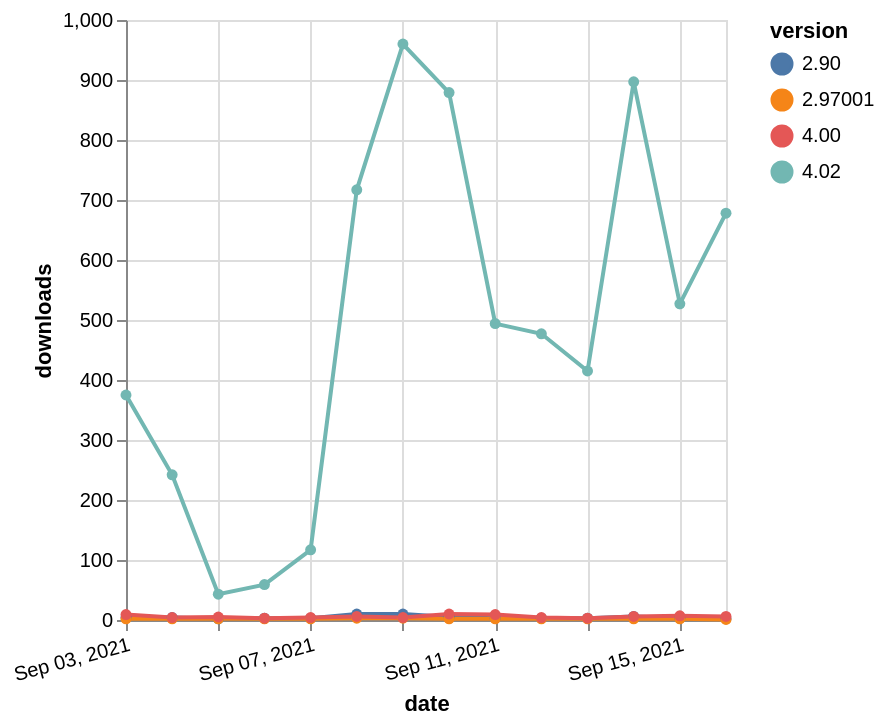

This figure's Vega-Lite source:
### Vega-Lite specification from a JSON file in a GitHub repository (floating-point values rounded to 4 significant figures)
{"$schema": "https://vega.github.io/schema/vega-lite/v5.json", "description": "A simple bar chart with embedded data.", "data": {"values": [{"date": "2021-09-03", "total": 27163, "delta": 4, "version": "2.90"}, {"date": "2021-09-04", "total": 27167, "delta": 4, "version": "2.90"}, {"date": "2021-09-05", "total": 27169, "delta": 2, "version": "2.90"}, {"date": "2021-09-06", "total": 27172, "delta": 3, "version": "2.90"}, {"date": "2021-09-07", "total": 27175, "delta": 3, "version": "2.90"}, {"date": "2021-09-08", "total": 27185, "delta": 10, "version": "2.90"}, {"date": "2021-09-09", "total": 27195, "delta": 10, "version": "2.90"}, {"date": "2021-09-10", "total": 27200, "delta": 5, "version": "2.90"}, {"date": "2021-09-11", "total": 27203, "delta": 3, "version": "2.90"}, {"date": "2021-09-12", "total": 27206, "delta": 3, "version": "2.90"}, {"date": "2021-09-13", "total": 27209, "delta": 3, "version": "2.90"}, {"date": "2021-09-14", "total": 27215, "delta": 6, "version": "2.90"}, {"date": "2021-09-15", "total": 27218, "delta": 3, "version": "2.90"}, {"date": "2021-09-16", "total": 27220, "delta": 2, "version": "2.90"}, {"date": "2021-09-03", "total": 3913, "delta": 2, "version": "2.97001"}, {"date": "2021-09-04", "total": 3915, "delta": 2, "version": "2.97001"}, {"date": "2021-09-05", "total": 3917, "delta": 2, "version": "2.97001"}, {"date": "2021-09-06", "total": 3919, "delta": 2, "version": "2.97001"}, {"date": "2021-09-07", "total": 3921, "delta": 2, "version": "2.97001"}, {"date": "2021-09-08", "total": 3924, "delta": 3, "version": "2.97001"}, {"date": "2021-09-09", "total": 3927, "delta": 3, "version": "2.97001"}, {"date": "2021-09-10", "total": 3929, "delta": 2, "version": "2.97001"}, {"date": "2021-09-11", "total": 3931, "delta": 2, "version": "2.97001"}, {"date": "2021-09-12", "total": 3933, "delta": 2, "version": "2.97001"}, {"date": "2021-09-13", "total": 3935, "delta": 2, "version": "2.97001"}, {"date": "2021-09-14", "total": 3937, "delta": 2, "version": "2.97001"}, {"date": "2021-09-15", "total": 3939, "delta": 2, "version": "2.97001"}, {"date": "2021-09-16", "total": 3940, "delta": 1, "version": "2.97001"}, {"date": "2021-09-03", "total": 125347, "delta": 375, "version": "4.02"}, {"date": "2021-09-04", "total": 125589, "delta": 242, "version": "4.02"}, {"date": "2021-09-05", "total": 125632, "delta": 43, "version": "4.02"}, {"date": "2021-09-06", "total": 125691, "delta": 59, "version": "4.02"}, {"date": "2021-09-07", "total": 125808, "delta": 117, "version": "4.02"}, {"date": "2021-09-08", "total": 126525, "delta": 717, "version": "4.02"}, {"date": "2021-09-09", "total": 127485, "delta": 960, "version": "4.02"}, {"date": "2021-09-10", "total": 128364, "delta": 879, "version": "4.02"}, {"date": "2021-09-11", "total": 128858, "delta": 494, "version": "4.02"}, {"date": "2021-09-12", "total": 129335, "delta": 477, "version": "4.02"}, {"date": "2021-09-13", "total": 129750, "delta": 415, "version": "4.02"}, {"date": "2021-09-14", "total": 130647, "delta": 897, "version": "4.02"}, {"date": "2021-09-15", "total": 131174, "delta": 527, "version": "4.02"}, {"date": "2021-09-16", "total": 131852, "delta": 678, "version": "4.02"}, {"date": "2021-09-03", "total": 14172, "delta": 9, "version": "4.00"}, {"date": "2021-09-04", "total": 14176, "delta": 4, "version": "4.00"}, {"date": "2021-09-05", "total": 14181, "delta": 5, "version": "4.00"}, {"date": "2021-09-06", "total": 14184, "delta": 3, "version": "4.00"}, {"date": "2021-09-07", "total": 14188, "delta": 4, "version": "4.00"}, {"date": "2021-09-08", "total": 14194, "delta": 6, "version": "4.00"}, {"date": "2021-09-09", "total": 14198, "delta": 4, "version": "4.00"}, {"date": "2021-09-10", "total": 14208, "delta": 10, "version": "4.00"}, {"date": "2021-09-11", "total": 14217, "delta": 9, "version": "4.00"}, {"date": "2021-09-12", "total": 14221, "delta": 4, "version": "4.00"}, {"date": "2021-09-13", "total": 14224, "delta": 3, "version": "4.00"}, {"date": "2021-09-14", "total": 14230, "delta": 6, "version": "4.00"}, {"date": "2021-09-15", "total": 14237, "delta": 7, "version": "4.00"}, {"date": "2021-09-16", "total": 14243, "delta": 6, "version": "4.00"}]}, "width": "container", "mark": {"type": "line", "point": {"filled": true}}, "encoding": {"x": {"field": "date", "type": "temporal", "timeUnit": "yearmonthdate", "title": "date", "axis": {"labelAngle": -15}}, "y": {"field": "delta", "type": "quantitative", "title": "downloads"}, "color": {"field": "version", "type": "nominal"}, "tooltip": {"field": "delta"}}}
